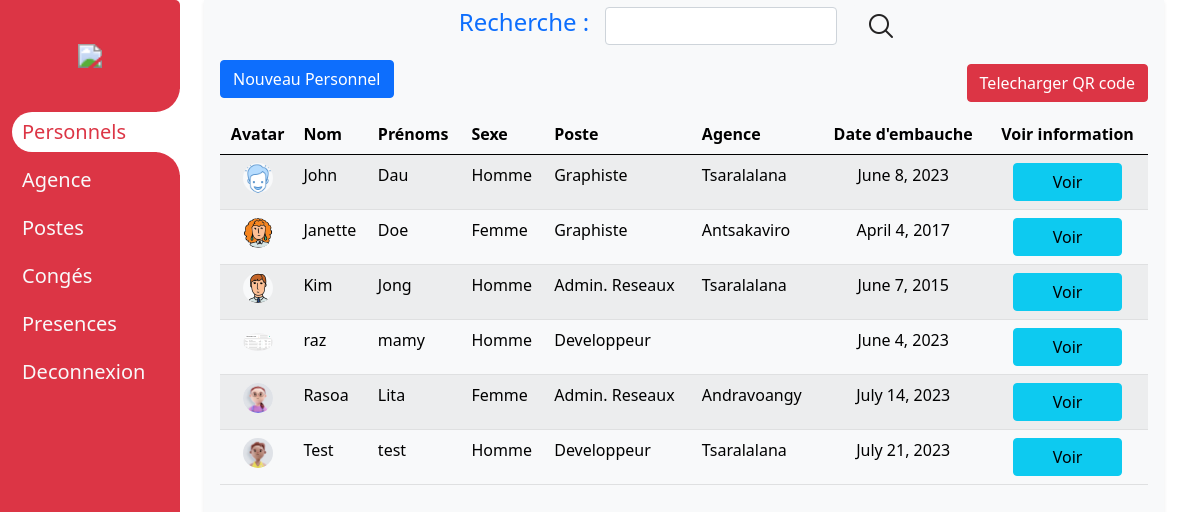
The app's page / (signed in) with its own data.
### employee/models.py (models this page shows)
class Employees(models.Model):
    poste=models.ForeignKey(Postes,on_delete=models.SET_NULL, null=True)
    agence=models.ForeignKey(Agence,on_delete=models.SET_NULL, null=True)
    nom=models.CharField(max_length=120, blank=False)
    prenom=models.CharField(max_length=120)
    sexe=models.BooleanField(null=True)
    date_de_naissance=models.DateField()
    date_embauche=models.DateField()
    avatar=models.ImageField(upload_to="products/", blank=True, null=True)

### poste/models.py (models this page shows)
class Postes(models.Model):
    nom_poste=models.CharField(max_length=120)
    photo=models.ImageField(upload_to="products/", blank=True, null=True)

### agence/models.py (models this page shows)
class Agence(models.Model):
    nom= models.CharField( max_length=120, null=False)
    adresse=models.CharField( max_length=120, null=False)
    email=models.CharField( max_length=120)
    tel=models.CharField(max_length=15)

### employee/views.py (the view, shortened to what this page needs)
# urls.py: path("",employee , name="employee" ),
@login_required
def employee(request):
    dataPostes=Postes.objects.all()
    dataEmployee=Employees.objects.all()
    dataAgence=Agence.objects.all()
    return render(request,"employee/index.html",{"dataPostes":dataPostes, "dataEmployee":dataEmployee, "dataAgence":dataAgence})

### employee/templates/employee/index.html (shortened to what this page needs)
{% extends 'base.html' %} {% load static %}  {% block content %}
<div class="container bg-light shadow-sm px-3">
  <form method="post" class="form d-flex justify-content-around align-items-center">
    <div class="form-group d-flex my-1 w-50 align-items-center justify-content-center">
      <label for="recherche" class="text-primary h4">Recherche :</label>
      <input type="search" name="recherche" id="input" class="form-control w-50 mx-3" />
      <button type="button" class="btn btn-light">
        <img src="{% static 'img/search.png' %}" alt="" srcset="" width="30vw" />
      </button>
    </div>
  </form>
  <div class="my-2 d-flex justify-content-between align-items-center">
    <button class="btn btn-primary h3" data-bs-toggle="modal" data-bs-target="#addModal">
      Nouveau Personnel
    </button>
    <button class="btn btn-danger" onclick="createPDF()">Telecharger QR code</button>
  </div>
  <div class="w-90 m-auto">
    <table class="table table-light table-striped">
      <thead>
        <tr>
          <th class="text-center">Avatar</th>
          <th class="w-22">Nom</th>
          <th class="w-23">Prénoms</th>
          <th class="w-5">Sexe</th>
          <th class="w-5">Poste</th>
          <th class="w-5">Agence</th>
          <th class="text-center w-15">Date d'embauche</th>
          <th class="text-center">Voir information</th>
        </tr>
      </thead>
      <tbody id="myTable" class="bg-light">
        {% for data in dataEmployee %}
        <tr>
          <td class="text-center">
            <img src="{{data.avatar.url}}" alt="" srcset="" class="rounded-circle bg-light m-auto" width="30vw" />
          </td>
          <td class="nom">{{data.nom}}</td>
          <td class="nom">{{data.prenom}}</td>
          <td>{% if data.sexe %} Femme {% else %} Homme {% endif %}</td>
          <td class="">{{data.poste.nom_poste}}</td>
          <td class="">{{data.agence.nom}}</td>
          <td class="text-center">{{data.date_embauche}}</td>
          <td class="text-center">
            <button class="btn btn-info w-75" data-bs-toggle="modal" data-bs-target="#info{{data.pk}}Modal">
              Voir
            </button>
          </td>
        </tr>
        <div class="modal" id="info{{data.pk}}Modal">
          {% endfor %}
      </tbody>
    </table>
  </div>
</div>
  {% endblock %}

### static/css/personnel.css (style rules this page uses)
.container { position: absolute !important; left: 17vw; height: 100vh !important; width: 80vw; }

### static/css/camera.css (style rules this page uses)
body { margin: 0; padding: 0%; width: 100%; height: 100%; }

### records on screen
Employees: avatar (picture), nom "John", prenom "Dau", sexe "Homme", poste.nom_poste "Graphiste", agence.nom "Tsaralalana", date_embauche "June 8, 2023"
Employees: avatar (picture), nom "Janette", prenom "Doe", sexe "Femme", poste.nom_poste "Graphiste", agence.nom "Antsakaviro", date_embauche "April 4, 2017"
Employees: avatar (picture), nom "Kim", prenom "Jong", sexe "Homme", poste.nom_poste "Admin. Reseaux", agence.nom "Tsaralalana", date_embauche "June 7, 2015"
Employees: avatar (picture), nom "raz", prenom "mamy", sexe "Homme", poste.nom_poste "Developpeur", date_embauche "June 4, 2023"
Employees: avatar (picture), nom "Rasoa", prenom "Lita", sexe "Femme", poste.nom_poste "Admin. Reseaux", agence.nom "Andravoangy", date_embauche "July 14, 2023"
Employees: avatar (picture), nom "Test", prenom "test", sexe "Homme", poste.nom_poste "Developpeur", agence.nom "Tsaralalana", date_embauche "July 21, 2023"
